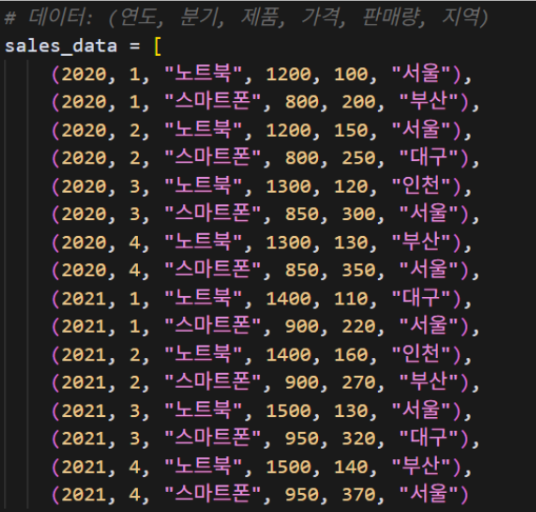
#> input picture practice/img.png, 536 x 512 px
$ python -i 3_tesseract.py   (imports and definitions only)
#> lines starting #> are read from the running program, lines starting #| are printed output that depends on the picture; after the words box and inside, x2 and y2 are one past the last pixel; in counts of white or black regions, pixels touching at a corner belong together
#> further down, picture is the input picture: shape (512, 536, 3); mean B, G, R 41.4, 40.4, 46.8
import cv2
import matplotlib.pyplot as plt
import numpy as np
import pytesseract


class TesseractOCR:
	"""
	Tesseract OCR 클래스
	"""

	def __init__(self):
		pass

	# [25 lines left out: functions get_available_languages, ocr_with_bbox, not called in this run]

class DocumentOCRDemo:
	"""
	문서 OCR 데모 클래스
	"""

	def __init__(self):
		pass

	# [16 lines left out: function process_receipt_image, not called in this run]

	def preprocess_receipt(self, image):
		"""
		영수증 전용 전처리
		"""
		gray = cv2.cvtColor(image, cv2.COLOR_BGR2GRAY)
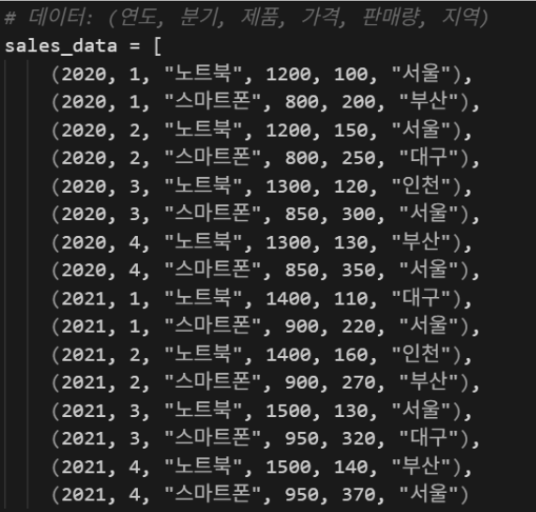
#> gray: shape (512, 536); min 26, max 219, mean 42.5

		clahe = cv2.createCLAHE(clipLimit=2.0, tileGridSize=(8, 8))

		enhanced = clahe.apply(gray)
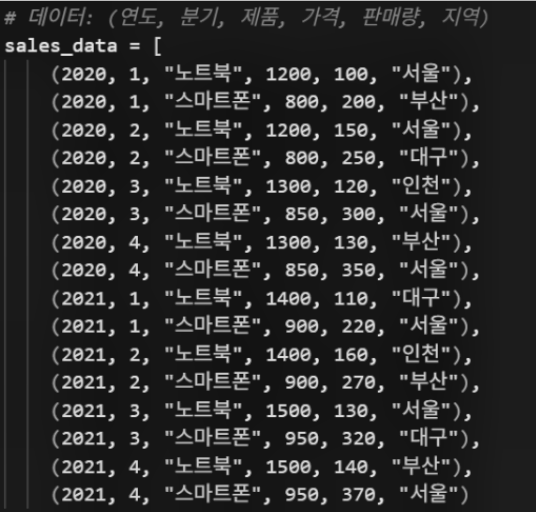
#> enhanced: shape (512, 536); min 17, max 230, mean 43.1

		_, thresh = cv2.threshold(enhanced, 0, 255, cv2.THRESH_BINARY + cv2.THRESH_OTSU)
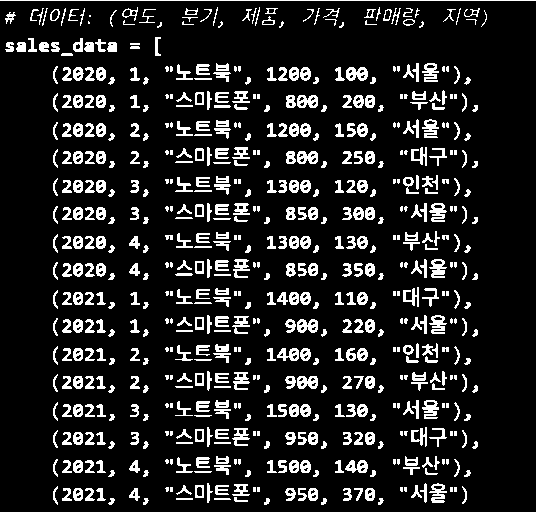
#> thresh: shape (512, 536); 13.1% white; 646 white regions (132 under 20 px), largest, box (x1, y1, x2, y2) and area: (0, 0, 536, 1) 536, (346, 67, 368, 81) 217, (297, 319, 318, 333) 206

		return thresh

	# [80 lines left out: functions parse_receipt_info, create_sample_receipt, tesseract_practice, not called in this run]

# [27 lines not run here, left out]

>>> import cv2
>>> picture = cv2.imread('../img.png')
>>> result = DocumentOCRDemo().preprocess_receipt(picture)
